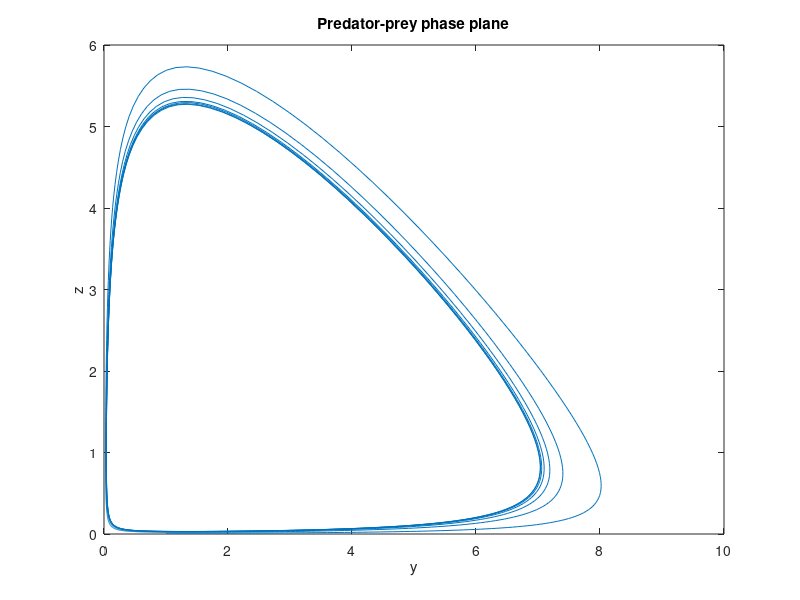

The MATLAB script that drew this image:
function predator   % ignore this line
%%
% We encode the predator--prey equations via
alpha = 0.1;  beta = 0.25;
function dudt = predprey(t,u)
    y = u(1);  z = u(2);
    s = (y*z) / (1+beta*y);  % appears in both equations
    dudt = [ y*(1-alpha*y) - s;  -z + s ];
end

%%
% Note that the function must accept both |t| and |u| inputs, even though
% there is no explicit dependence on |t|. To solve the IVP we must also
% provide the initial condition and the interval for the independent
% variable. 
u0 = [1; 0.01];
t = linspace(0,80,2001)';       % specify where the time outputs will be
[t,u] = ode45(@predprey,t,u0);

%%
% Each row of the output |u| is the value of the solution vector at a
% single node in time. Each column of |u| is the entire history of one
% component of the solution.
size_u = size(u)
y = u(:,1);  z = u(:,2);  
plot(t,y,t,z)
xlabel('t'), ylabel('u(t)'), title('Predator-prey solution')  % ignore this line
legend('prey','predator')  % ignore this line

%%
% When there are just two components, it's common to plot the solution in
% the _phase plane_, i. e., with $y$ and $z$ along the axes and time as
% a parameterization of the curve.
plot(y,z)
xlabel('y'), ylabel('z'), title('Predator-prey phase plane')  % ignore this line

%%
% From this plot we can deduce that the solution approaches a periodic
% one, which in the phase plane is reprepresented by a closed loop. 

end  % ignore this line
